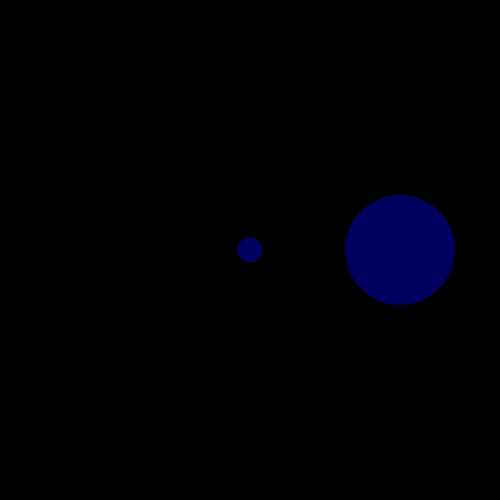
Frame 1 (no input)
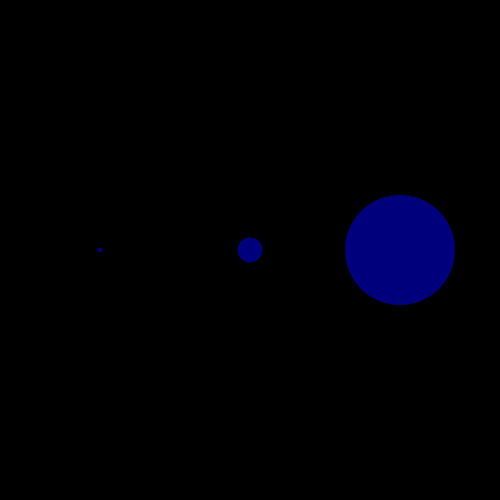
Frame 60 (the mouse pressed at the canvas centre just before this capture)
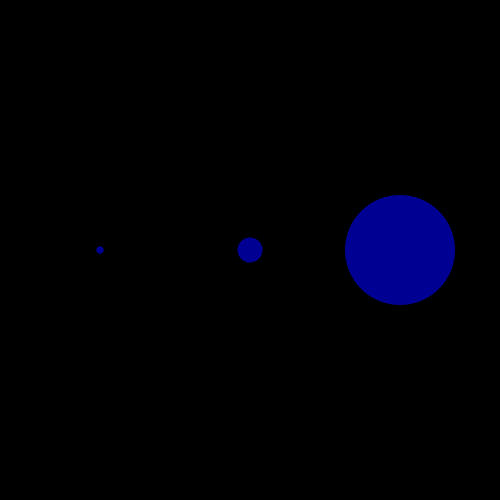
Frame 120 (the mouse held since frame 60 and released just before this capture)

The Processing sketch that drew these frames (run headless with seeded random() and noise(); from frame 60 on, the mouse is pressed at the canvas centre):

// Processing sketch: processing_122577
// ── processing_122577.pde

float counter=0;

void setup(){
size(500,500);

noStroke();
smooth();
}

void draw() {
background(#FFFFFF);
float sec = map(second(),0,60,0,150);
float min = map(minute(),0,60,0,150);
float std = map(hour(),0,24,0,300);


float h =map(sin(counter),-1,1,0,20);
float h2 =map(sin(counter),-1,1,20,50);
float h3 =map(sin(counter),-1,1,50,60);
float h4 =map(sin(counter),-1,1,100,160);
float h5 =map(sin(counter),-1,1,120,200);
float h6 =map(sin(counter),-1,1,200,250);
float h7 =map(sin(counter),-1,1,250,280);
float h8 =map(sin(counter),-1,1,0,360);
float h9= map(sin(counter),-1,1,300,340);

float b2 = map(sin(counter),-1,1,30,80);
float b =map(sin(counter),-1,1,50,100);
float b3=map(sin(counter),-1,1,40,150);
colorMode(HSB,360,100,100);


if(hour()>=6 && hour()<=8){
fill(h,100,100,150);
background(150);
counter+=0.01;}
if(hour()>8 && hour()<=10){
fill(h2,100,100,150);
background(255);
counter+= 0.01;}
if(hour()>10&& hour()<=12){
fill(h3,100,100,150);
counter+= 0.01;}
if(hour()>12&&hour()<=14){
fill(h4,100,100,150);
counter+= 0.01;}
if(hour()>14&&hour()<=16){
fill(h5,100,100,150);
counter+=0.01;}
if(hour()>16&&hour()<=18){
fill(h6,100,b,150);
background(100);
counter+=0.01;} 
if(hour()>18&&hour()<=20){
fill(h7,100,b2,150);
background(50);
counter+= 0.01;}
if(hour()>20&&hour()<=22)
{ fill(h8,100,100,150);
background(0);
counter+=0.5;}
if(hour()>22&&hour()<=23){
fill(240,100,100,b3);
background(0);
counter+=0.01;}
if(hour()>0&&hour()<=4){
fill(240,100,100,b3);
background(0);
counter+=0.01;}
if(hour()>4&&hour()<=6){
background(100);
fill(h9,100,100,b3);
counter+=0.01;}

ellipse(100,250,sec,sec);
ellipse(250,250,std,std);
ellipse(400,250,min,min); 
}
